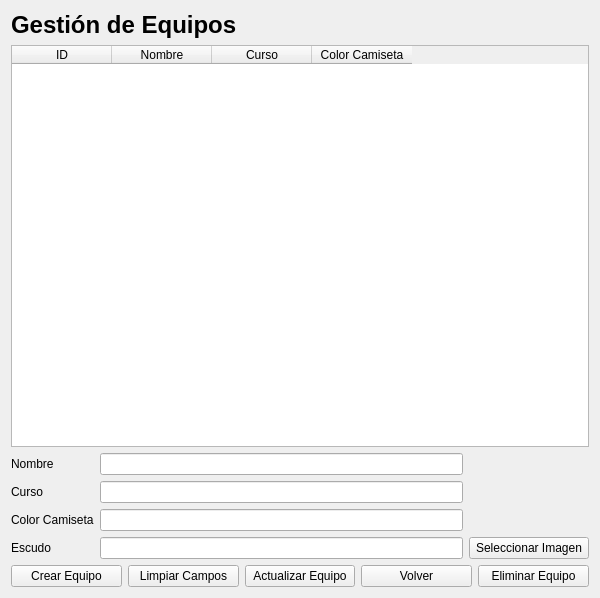
<?xml version="1.0" encoding="UTF-8"?>
<ui version="4.0">
 <class>Form</class>
 <widget class="QWidget" name="Form">
  <property name="geometry">
   <rect>
    <x>0</x>
    <y>0</y>
    <width>600</width>
    <height>598</height>
   </rect>
  </property>
  <property name="maximumSize">
   <size>
    <width>600</width>
    <height>600</height>
   </size>
  </property>
  <property name="windowTitle">
   <string>Form</string>
  </property>
  <layout class="QGridLayout" name="gridLayout_2">
   <item row="0" column="0">
    <widget class="QLabel" name="label_titulo">
     <property name="font">
      <font>
       <pointsize>18</pointsize>
       <bold>true</bold>
      </font>
     </property>
     <property name="text">
      <string>Gestión de Equipos</string>
     </property>
    </widget>
   </item>
   <item row="1" column="0">
    <widget class="QTableWidget" name="table_equipos">
     <property name="horizontalScrollBarPolicy">
      <enum>Qt::ScrollBarPolicy::ScrollBarAlwaysOff</enum>
     </property>
     <property name="selectionBehavior">
      <enum>QAbstractItemView::SelectionBehavior::SelectRows</enum>
     </property>
     <column>
      <property name="text">
       <string>ID</string>
      </property>
     </column>
     <column>
      <property name="text">
       <string>Nombre</string>
      </property>
     </column>
     <column>
      <property name="text">
       <string>Curso</string>
      </property>
     </column>
     <column>
      <property name="text">
       <string>Color Camiseta</string>
      </property>
     </column>
    </widget>
   </item>
   <item row="2" column="0">
    <layout class="QGridLayout" name="gridLayout">
     <item row="0" column="0">
      <widget class="QLabel" name="label_nombre">
       <property name="text">
        <string>Nombre</string>
       </property>
      </widget>
     </item>
     <item row="1" column="0">
      <widget class="QLabel" name="label_curso">
       <property name="text">
        <string>Curso</string>
       </property>
      </widget>
     </item>
     <item row="2" column="0">
      <widget class="QLabel" name="label_color_camiseta">
       <property name="text">
        <string>Color Camiseta</string>
       </property>
      </widget>
     </item>
     <item row="3" column="0">
      <widget class="QLabel" name="label_escudo">
       <property name="text">
        <string>Escudo</string>
       </property>
      </widget>
     </item>
     <item row="3" column="1">
      <widget class="QLineEdit" name="input_escudo"/>
     </item>
     <item row="3" column="2">
      <widget class="QPushButton" name="btn_seleccionar_escudo">
       <property name="minimumSize">
        <size>
         <width>120</width>
         <height>0</height>
        </size>
       </property>
       <property name="text">
        <string>Seleccionar Imagen</string>
       </property>
      </widget>
     </item>
     <item row="2" column="1">
      <widget class="QLineEdit" name="input_color"/>
     </item>
     <item row="1" column="1">
      <widget class="QLineEdit" name="input_curso"/>
     </item>
     <item row="0" column="1">
      <widget class="QLineEdit" name="input_nombre"/>
     </item>
    </layout>
   </item>
   <item row="3" column="0">
    <layout class="QHBoxLayout" name="horizontalLayout">
     <item>
      <widget class="QPushButton" name="btn_crear">
       <property name="text">
        <string>Crear Equipo</string>
       </property>
      </widget>
     </item>
     <item>
      <widget class="QPushButton" name="btn_limpiar">
       <property name="text">
        <string>Limpiar Campos</string>
       </property>
      </widget>
     </item>
     <item>
      <widget class="QPushButton" name="btn_actualizar">
       <property name="text">
        <string>Actualizar Equipo</string>
       </property>
      </widget>
     </item>
     <item>
      <widget class="QPushButton" name="btn_volver">
       <property name="text">
        <string>Volver</string>
       </property>
      </widget>
     </item>
     <item>
      <widget class="QPushButton" name="btn_eliminar">
       <property name="text">
        <string>Eliminar Equipo</string>
       </property>
      </widget>
     </item>
    </layout>
   </item>
  </layout>
 </widget>
 <resources/>
 <connections/>
</ui>
